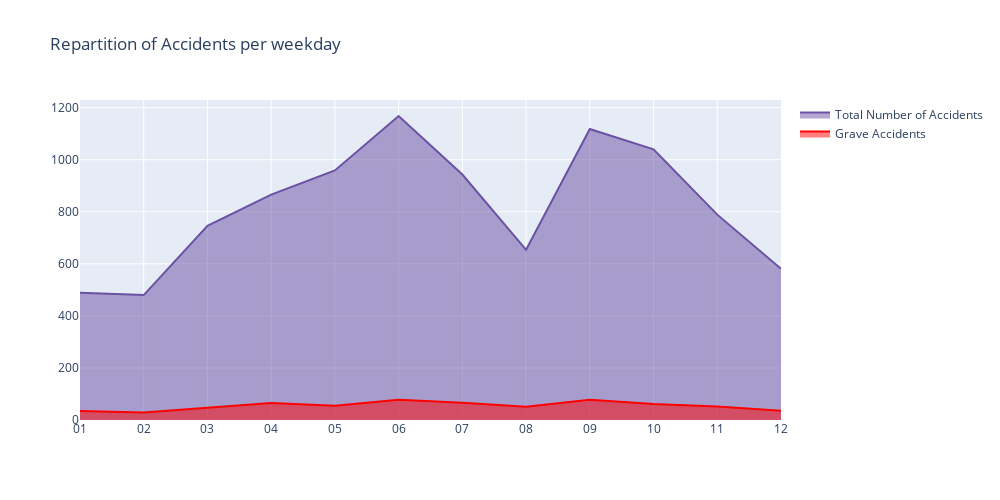

Write notebook code for a chart like this one.
### Code cell
# Création des tracés en aires
trace1 = go.Scatter(
    x=list(occs.mois),  # Axe des abscisses
    y=list(occs.Num_Acc),  # Axe des ordonnées
    mode='lines',
    name='Total Number of Accidents',
    fill='tozeroy',
    marker=dict(color='rgb(106,81,163)'),
)

trace2 = go.Scatter(
    x=list(occs.mois),  # Axe des abscisses
    y=list(occs.gravity),  # Axe des ordonnées
    mode='lines',
    name='Grave Accidents',
    fill='tozeroy',
    marker=dict(color='rgb(255,0,0)')
)

# Configuration de la mise en page
layout = go.Layout(
    title='Repartition of Accidents per weekday',
    autosize=False,
    width=1000,
    height=500,
)

# Création de la figure
fig = go.Figure(data=[trace1, trace2], layout=layout)

# Affichage du graphique
fig.show()

### Figure 1 — Plotly figure (JSON) as saved in the notebook; plotly's stock layout.template omitted (floating-point values rounded to 4 significant figures)
{"data": [{"fill": "tozeroy", "marker": {"color": "rgb(106,81,163)"}, "mode": "lines", "name": "Total Number of Accidents", "type": "scatter", "x": ["01", "02", "03", "04", "05", "06", "07", "08", "09", "10", "11", "12"], "y": [489, 480, 746, 866, 959, 1168, 943, 654, 1118, 1040, 789, 581]}, {"fill": "tozeroy", "marker": {"color": "rgb(255,0,0)"}, "mode": "lines", "name": "Grave Accidents", "type": "scatter", "x": ["01", "02", "03", "04", "05", "06", "07", "08", "09", "10", "11", "12"], "y": [35, 29, 47, 65, 55, 78, 66, 51, 78, 61, 52, 36]}], "layout": {"autosize": false, "height": 500, "title": {"text": "Repartition of Accidents per weekday"}, "width": 1000}}
